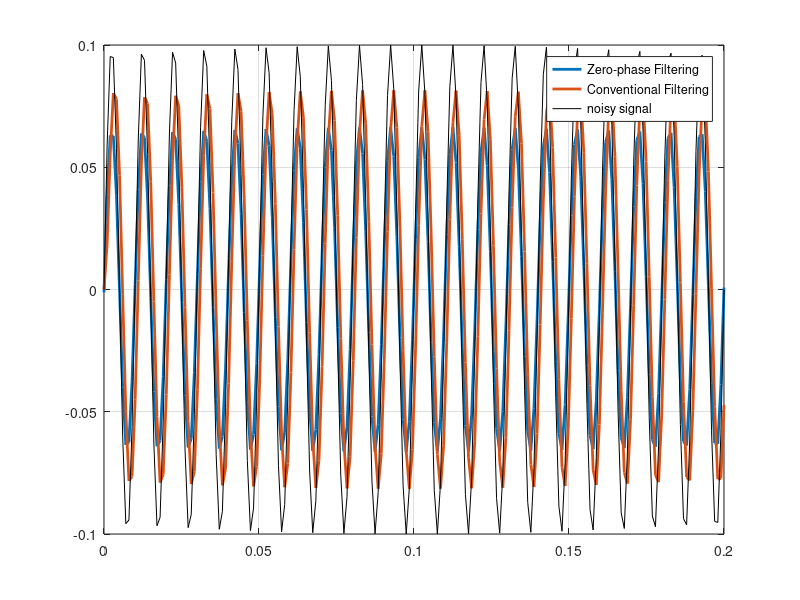

MATLAB code for this plot:
 %close all 
 clear all
 close all
 clc
% Example 1:
    %   Zero-phase filter a noisy ECG waveform using an IIR filter.
    samplingRate = 1e3;
    finalTime= 0.2;
    timeVector = linspace(0,finalTime,finalTime * samplingRate);
    A = 0.1;
    f = 100;
    w = 2*pi*f; % angular frequency 
    x  = A* sin(timeVector*w);
%     plot(timeVector,x)
%     axis([0 timeVector(end) -1 1])
    %% 
    %clf(9)
    figure
    %load noisysignals x;                   % noisy waveform
    [b,a] = cheby1(1,10,0.6)%butter(20,0.1,'low');           % IIR filter design
    y = filtfilt(b,a,x);                    % zero-phase filtering
    y2 = filter(b,a,x);                     % conventional filtering
    
    axis([0 timeVector(end) -1 1])
    %figure
    plot(timeVector,[y ;y2],'LineWidth',2); grid on ; hold on;
    plot(timeVector,x,'k-');
    axis([0 0.2 -0.1 0.1]);
    legend('Zero-phase Filtering','Conventional Filtering','noisy signal');